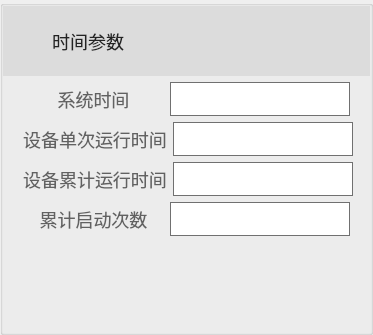
    <widget class="QGroupBox" name="OutputParameters_5">
     <property name="minimumSize">
      <size>
       <width>373</width>
       <height>335</height>
      </size>
     </property>
     <property name="maximumSize">
      <size>
       <width>373</width>
       <height>335</height>
      </size>
     </property>
     <property name="title">
      <string/>
     </property>
     <property name="alignment">
      <set>Qt::AlignCenter</set>
     </property>
     <layout class="QGridLayout" name="gridLayout_6">
      <property name="leftMargin">
       <number>0</number>
      </property>
      <property name="topMargin">
       <number>0</number>
      </property>
      <property name="rightMargin">
       <number>0</number>
      </property>
      <property name="bottomMargin">
       <number>0</number>
      </property>
      <item row="1" column="0" colspan="2">
       <layout class="QHBoxLayout" name="horizontalLayout_26">
        <property name="leftMargin">
         <number>20</number>
        </property>
        <property name="rightMargin">
         <number>20</number>
        </property>
        <item>
         <widget class="QLabel" name="label_32">
          <property name="styleSheet">
           <string notr="true">QLabel {
font-size:18px;
font-family:PingFang SC;
font-weight:300;
line-height:50px;
color:rgba(97,97,97,1);
}</string>
          </property>
          <property name="text">
           <string>系统时间</string>
          </property>
          <property name="alignment">
           <set>Qt::AlignCenter</set>
          </property>
         </widget>
        </item>
        <item>
         <widget class="QLineEdit" name="sysOutputVoltage_5">
          <property name="minimumSize">
           <size>
            <width>180</width>
            <height>34</height>
           </size>
          </property>
          <property name="maximumSize">
           <size>
            <width>180</width>
            <height>34</height>
           </size>
          </property>
          <property name="styleSheet">
           <string notr="true">border:1px solid rgba(112,112,112,1);</string>
          </property>
         </widget>
        </item>
       </layout>
      </item>
      <item row="0" column="0" colspan="2">
       <widget class="QFrame" name="frame_4">
        <property name="styleSheet">
         <string notr="true">QFrame {
background:rgba(220,220,220,1);
}</string>
        </property>
        <layout class="QHBoxLayout" name="horizontalLayout_5">
         <item>
          <widget class="QLabel" name="label_37">
           <property name="minimumSize">
            <size>
             <width>112</width>
             <height>52</height>
            </size>
           </property>
           <property name="maximumSize">
            <size>
             <width>112</width>
             <height>52</height>
            </size>
           </property>
           <property name="styleSheet">
            <string notr="true">QLabel {
font-size:18px;
font-family:PingFang SC;
font-weight:400;
line-height:38px;
color:rgba(35,35,35,1);
}</string>
           </property>
           <property name="text">
            <string>时间参数</string>
           </property>
           <property name="alignment">
            <set>Qt::AlignRight|Qt::AlignTrailing|Qt::AlignVCenter</set>
           </property>
          </widget>
         </item>
         <item>
          <spacer name="horizontalSpacer_5">
           <property name="orientation">
            <enum>Qt::Horizontal</enum>
           </property>
           <property name="sizeHint" stdset="0">
            <size>
             <width>40</width>
             <height>20</height>
            </size>
           </property>
          </spacer>
         </item>
        </layout>
       </widget>
      </item>
      <item row="5" column="1">
       <spacer name="verticalSpacer_10">
        <property name="orientation">
         <enum>Qt::Vertical</enum>
        </property>
        <property name="sizeHint" stdset="0">
         <size>
          <width>20</width>
          <height>40</height>
         </size>
        </property>
       </spacer>
      </item>
      <item row="3" column="0" colspan="2">
       <layout class="QHBoxLayout" name="horizontalLayout_28">
        <property name="leftMargin">
         <number>20</number>
        </property>
        <property name="rightMargin">
         <number>20</number>
        </property>
        <item>
         <widget class="QLabel" name="label_34">
          <property name="styleSheet">
           <string notr="true">QLabel {
font-size:18px;
font-family:PingFang SC;
font-weight:300;
line-height:50px;
color:rgba(97,97,97,1);
}</string>
          </property>
          <property name="text">
           <string>设备累计运行时间</string>
          </property>
          <property name="alignment">
           <set>Qt::AlignCenter</set>
          </property>
         </widget>
        </item>
        <item>
         <widget class="QLineEdit" name="sysOutputPower_5">
          <property name="sizePolicy">
           <sizepolicy hsizetype="Expanding" vsizetype="Fixed">
            <horstretch>0</horstretch>
            <verstretch>0</verstretch>
           </sizepolicy>
          </property>
          <property name="minimumSize">
           <size>
            <width>180</width>
            <height>34</height>
           </size>
          </property>
          <property name="maximumSize">
           <size>
            <width>180</width>
            <height>34</height>
           </size>
          </property>
          <property name="styleSheet">
           <string notr="true">border:1px solid rgba(112,112,112,1);</string>
          </property>
         </widget>
        </item>
       </layout>
      </item>
      <item row="2" column="0" colspan="2">
       <layout class="QHBoxLayout" name="horizontalLayout_27">
        <property name="leftMargin">
         <number>20</number>
        </property>
        <property name="rightMargin">
         <number>20</number>
        </property>
        <item>
         <widget class="QLabel" name="label_33">
          <property name="styleSheet">
           <string notr="true">QLabel {
font-size:18px;
font-family:PingFang SC;
font-weight:300;
line-height:50px;
color:rgba(97,97,97,1);
}</string>
          </property>
          <property name="text">
           <string>设备单次运行时间</string>
          </property>
          <property name="alignment">
           <set>Qt::AlignCenter</set>
          </property>
         </widget>
        </item>
        <item>
         <widget class="QLineEdit" name="sysOutputCurrent_5">
          <property name="sizePolicy">
           <sizepolicy hsizetype="Expanding" vsizetype="Fixed">
            <horstretch>0</horstretch>
            <verstretch>0</verstretch>
           </sizepolicy>
          </property>
          <property name="minimumSize">
           <size>
            <width>180</width>
            <height>34</height>
           </size>
          </property>
          <property name="maximumSize">
           <size>
            <width>180</width>
            <height>34</height>
           </size>
          </property>
          <property name="styleSheet">
           <string notr="true">border:1px solid rgba(112,112,112,1);</string>
          </property>
         </widget>
        </item>
       </layout>
      </item>
      <item row="4" column="0" colspan="2">
       <layout class="QHBoxLayout" name="horizontalLayout_29">
        <property name="leftMargin">
         <number>20</number>
        </property>
        <property name="rightMargin">
         <number>20</number>
        </property>
        <item>
         <widget class="QLabel" name="label_35">
          <property name="styleSheet">
           <string notr="true">QLabel {
font-size:18px;
font-family:PingFang SC;
font-weight:300;
line-height:50px;
color:rgba(97,97,97,1);
}</string>
          </property>
          <property name="text">
           <string>累计启动次数</string>
          </property>
          <property name="alignment">
           <set>Qt::AlignCenter</set>
          </property>
         </widget>
        </item>
        <item>
         <widget class="QLineEdit" name="singlePowerProduced_5">
          <property name="minimumSize">
           <size>
            <width>180</width>
            <height>34</height>
           </size>
          </property>
          <property name="maximumSize">
           <size>
            <width>180</width>
            <height>34</height>
           </size>
          </property>
          <property name="styleSheet">
           <string notr="true">border:1px solid rgba(112,112,112,1);</string>
          </property>
         </widget>
        </item>
       </layout>
      </item>
     </layout>
    </widget>
